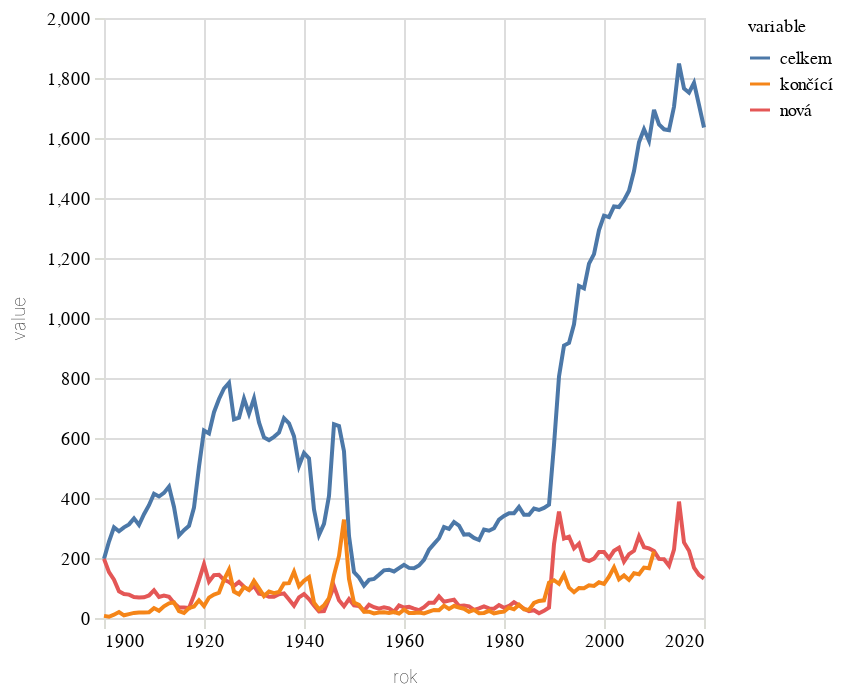

Here is the notebook cell this chart was saved with:
### Code cell
alt.Chart(do_grafu).mark_line().encode(
    x='rok:T',
    y='value:Q',
    color='variable:N',
)

### Figure 1 — Vega-Lite specification as saved in the notebook (floating-point values rounded to 4 significant figures; data arrays with more than 128 entries replaced by an {"elided": "..."} marker saying what was removed)
{"config": {"title": {"font": "Noticia Text", "fontSize": 12, "anchor": "start", "lineHeight": 19, "fontWeight": "bolder", "subtitleFont": "Noticia Text", "subtitleFontSize": 10, "subtitleLineHeight": 15, "subtitlePadding": 10, "dy": -10}, "axis": {"labelFont": "Asap", "titleFont": "Asap", "fontWeight": "lighter", "titleFontWeight": "lighter", "labelFontSize": 9, "titleFontSize": 9, "labelPadding": 2, "titlePadding": 9, "domainOpacity": 0, "tickColor": "#DCDDD6"}, "legend": {"labelFont": "Asap", "labelFontWeight": "normal", "titleFont": "Asap", "titleFontWeight": "normal", "labelFontSize": 9, "titleFontSize": 9}}, "data": {"name": "data-885f7eeb1085f12bae2e9cd35201f73b"}, "mark": {"type": "line"}, "encoding": {"color": {"field": "variable", "type": "nominal"}, "x": {"field": "rok", "type": "temporal"}, "y": {"field": "value", "type": "quantitative"}}, "$schema": "https://vega.github.io/schema/vega-lite/v5.8.0.json", "datasets": {"data-885f7eeb1085f12bae2e9cd35201f73b": {"elided": "353 records"}}}
